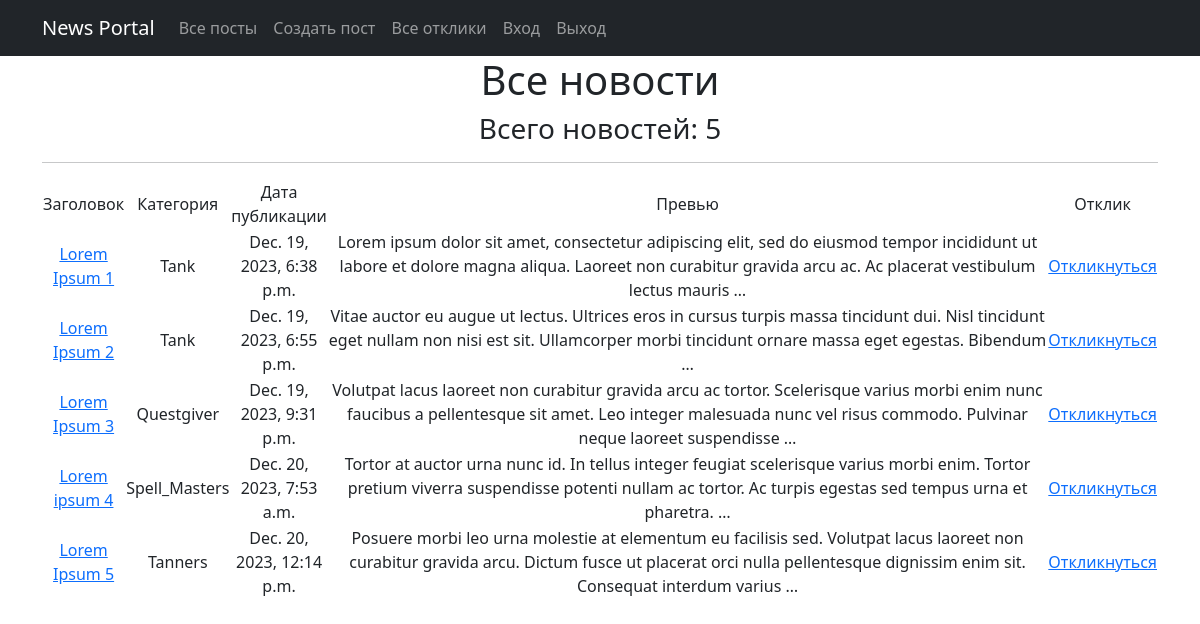
Page /post/ on the committed database.
### app/models.py (models this page shows, shortened)
class Post(models.Model):
    author = models.ForeignKey(Author, on_delete=models.CASCADE)
    category = models.CharField(max_length=30, choices=POST_CATEGORY, default=Tank)
    headline = models.CharField(max_length=100)
    text = models.TextField(max_length=1000)
    time_create = models.DateTimeField(auto_now_add=True)
    response = models.ManyToManyField(User)

### app/views.py (the view)
# urls.py: path('', PostList.as_view(), name='post_list'),
class PostList(ListView):
    model = Post
    ordering = 'time_create'
    template_name = 'flatpages/post.html'
    context_object_name = 'post'
    paginate_by = 10

### templates/flatpages/post.html (shortened to what this page needs)
{% extends 'flatpages/default.html' %}
{% block content %}
    <h1>Все новости</h1>
    <h3>Всего новостей: {{ post|length }}</h3>
    <hr>
    {% if post %}
        <table>
            <tr>
                <td>Заголовок</td>
                <td>Категория</td>
                <td>Дата публикации</td>
                <td style="width: 800px;">Превью</td>
                <td>Отклик</td>
            </tr>
            {% for post in post %}
            <tr>
                <td><a href="{% url 'post_detail' post.id %}">{{ post.headline }}</a></td>
                <td>{{ post.category }}</td>
                <td>{{ post.time_create }}</td>
                <td>{{ post.text|truncatewords:30 }}</td>
                <td>{% if request.user == post.author %}
                        Это ваше объявление
                    {% elif request.user in post.response.all %}
                        Вы откликнулись
                    {% else %}
                        <a href="{% url 'response' post.id %}">Откликнуться</a>
                    {% endif %}
                </td>
            </tr>
            {% endfor %}
        </table>
    {% else %}
        <h2>Новостей нет!</h2>
    {% endif %}
{% endblock content %}

### templates/flatpages/default.html (shortened to what this page needs)
<!DOCTYPE html>
<html lang="en">
    <head>
        {% load static %}
        <link href= "{% static 'css/styles.css' %}" rel= "stylesheet" />
    </head>
    <body>
        <nav class="navbar navbar-expand-lg navbar-dark bg-dark static-top">
            <div class="container">
                <a class="navbar-brand" href="#">News Portal</a>
                <div class="collapse navbar-collapse" id="navbarResponsive">
                    <ul class="navbar-nav ml-auto">
                        <li class="nav-item">
                            <a class="nav-link" href="/post/">Все посты</a>
                        </li>
                        <li class="nav-item">
                            <a class="nav-link" href="/post/create/">Создать пост</a>
                        </li>
                        <li class="nav-item">
                            <a class="nav-link" href="/post/response/">Все отклики</a>
                        </li>
                        <li class="nav-item">
                            <a class="nav-link" href="/accounts/login/">Вход</a>
                        </li>
                        <li class="nav-item">
                            <a class="nav-link" href="/accounts/logout/">Выход</a>
                        </li>
                    </ul>
                </div>
            </div>
         </nav>
        <div class="container">
            <div class="row">
                <div class="col-lg-12 text-center">
                    {% block content %}{% endblock content %}
                </div>
            </div>
        </div>
    </body>
</html>

### rows in the picture
Post: headline "Lorem Ipsum 1", category "Tank", time_create "Dec. 19, 2023, 6:38 p.m.", text "Lorem ipsum dolor sit amet, consectetur adipiscing elit, sed do eiusmod tempor incididunt ut labore et dolore magna aliqua. Laoreet non curabitur gravida arcu ac. Ac placerat vestibulum lectus mauris …", shows "Откликнуться"
Post: headline "Lorem Ipsum 2", category "Tank", time_create "Dec. 19, 2023, 6:55 p.m.", text "Vitae auctor eu augue ut lectus. Ultrices eros in cursus turpis massa tincidunt dui. Nisl tincidunt eget nullam non nisi est sit. Ullamcorper morbi tincidunt ornare massa eget egestas. Bibendum …", shows "Откликнуться"
Post: headline "Lorem Ipsum 3", category "Questgiver", time_create "Dec. 19, 2023, 9:31 p.m.", text "Volutpat lacus laoreet non curabitur gravida arcu ac tortor. Scelerisque varius morbi enim nunc faucibus a pellentesque sit amet. Leo integer malesuada nunc vel risus commodo. Pulvinar neque laoreet suspendisse …", shows "Откликнуться"
Post: headline "Lorem ipsum 4", category "Spell_Masters", time_create "Dec. 20, 2023, 7:53 a.m.", text "Tortor at auctor urna nunc id. In tellus integer feugiat scelerisque varius morbi enim. Tortor pretium viverra suspendisse potenti nullam ac tortor. Ac turpis egestas sed tempus urna et pharetra. …", shows "Откликнуться"
Post: headline "Lorem Ipsum 5", category "Tanners", time_create "Dec. 20, 2023, 12:14 p.m.", text "Posuere morbi leo urna molestie at elementum eu facilisis sed. Volutpat lacus laoreet non curabitur gravida arcu. Dictum fusce ut placerat orci nulla pellentesque dignissim enim sit. Consequat interdum varius …", shows "Откликнуться"

### other values in the picture
{{ post|length }} "5"
